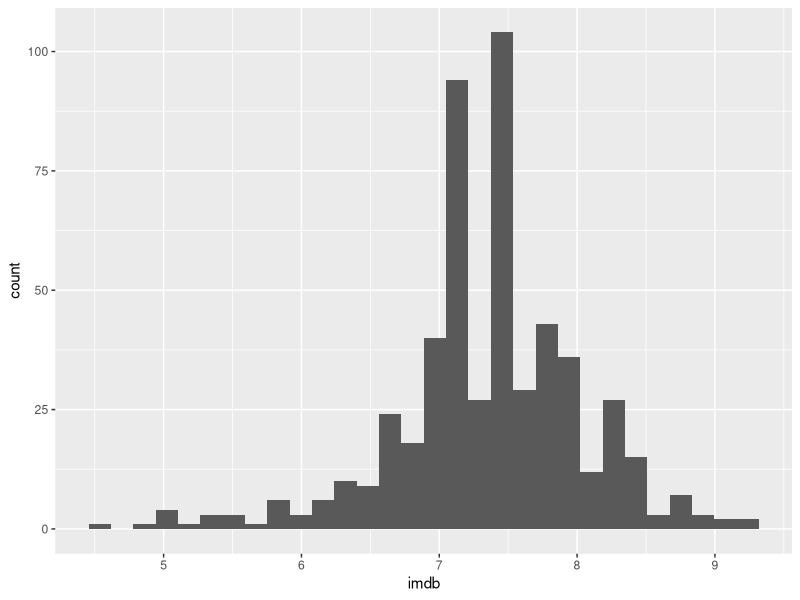

This chart was generated by the following R code:
## ---- chunk 1
library(readxl)
scooby <- read_excel("Data/scooby.xlsx")
## ---- chunk 2
library(tidyverse)
glimpse(scooby)
## ---- chunk 3
ggplot(
  scooby,
  aes(x = imdb)
) +
  geom_histogram()
## ---- chunk 4
mean(scooby$imdb, na.rm = TRUE)
